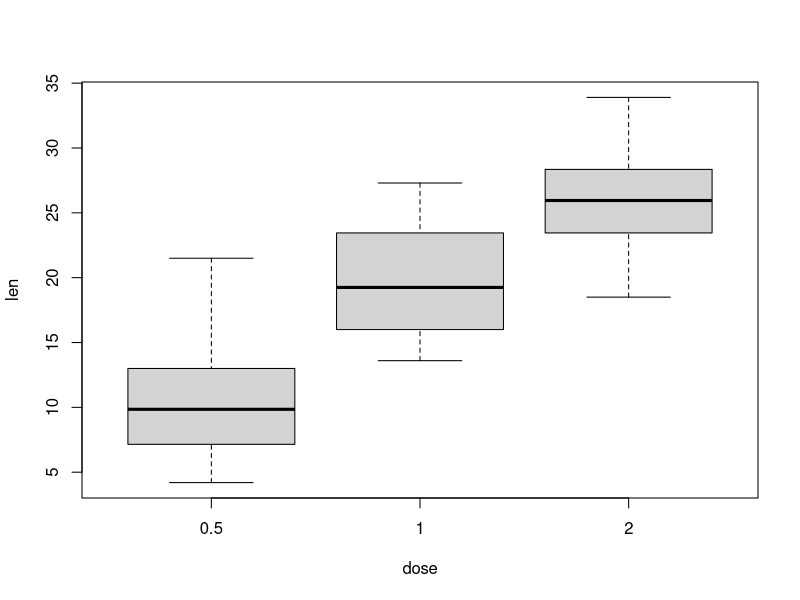
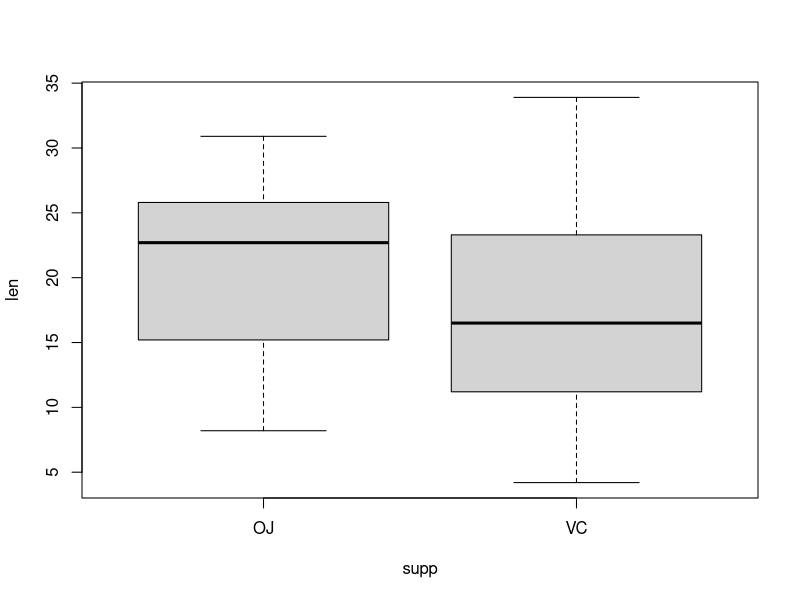

Recreate these plots in R, in order.
## ---- chunk 1
knitr::opts_chunk$set(echo = TRUE)
## ---- chunk 2
data("ToothGrowth")

table(ToothGrowth$supp)
table(ToothGrowth$dose)

boxplot(len ~ dose, data = ToothGrowth, col = "lightgray")
boxplot(len ~ supp, data = ToothGrowth, col = "lightgray")
## ---- chunk 3
summary(ToothGrowth)
## ---- chunk 4
supp1 = subset(ToothGrowth, ToothGrowth$supp =="OJ")
supp2 = subset(ToothGrowth, ToothGrowth$supp =="VC")

t = t.test(supp1$len,supp2$len)

mean1 = mean(supp1$len)
sd1 = sd(supp1$len)

mean2 = mean(supp2$len)
sd2 = sd(supp2$len)

p = t$p.value
ci = t$conf.int
ts = t$statistic

out3 = cbind(mean1,mean2,p,ci[1],ci[2])
colnames(out3) = c("OJ","VC","p value","lower limit","upper limit")
out3
## ---- chunk 5
alpha = 0.05
alpha_adj = alpha/choose(3,2)
## ---- chunk 6
pt = pairwise.t.test(ToothGrowth$len, ToothGrowth$dose, p.adj='bonferroni')

pt$p.value
